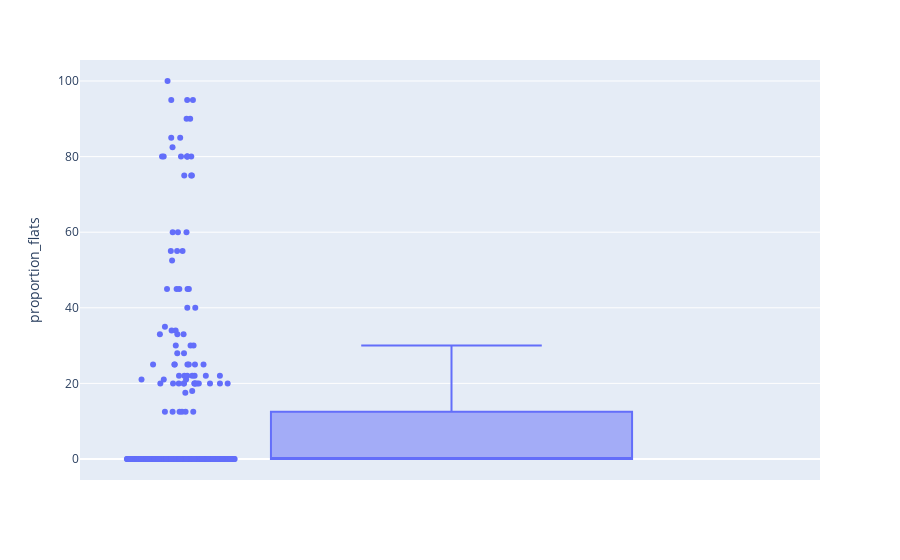

Source (notebook cell):
### Markdown cell above
#### proportion_flats variable

### Code cell
fig = px.box(df_num, y="proportion_flats", points='all')
fig.show()

### Figure 1 — Plotly figure (JSON) as saved in the notebook; plotly's stock layout.template omitted (floating-point values rounded to 4 significant figures; data arrays with more than 128 entries replaced by an {"elided": "..."} marker saying what was removed)
{"data": [{"alignmentgroup": "True", "boxpoints": "all", "hovertemplate": "proportion_flats=%{y}<extra></extra>", "legendgroup": "", "marker": {"color": "#636efa"}, "name": "", "notched": false, "offsetgroup": "", "orientation": "v", "showlegend": false, "type": "box", "x0": " ", "xaxis": "x", "y": {"elided": "320 float values"}, "y0": " ", "yaxis": "y"}], "layout": {"boxmode": "group", "legend": {"tracegroupgap": 0}, "margin": {"t": 60}, "xaxis": {"anchor": "y", "domain": [0, 1]}, "yaxis": {"anchor": "x", "domain": [0, 1], "title": {"text": "proportion_flats"}}}}
